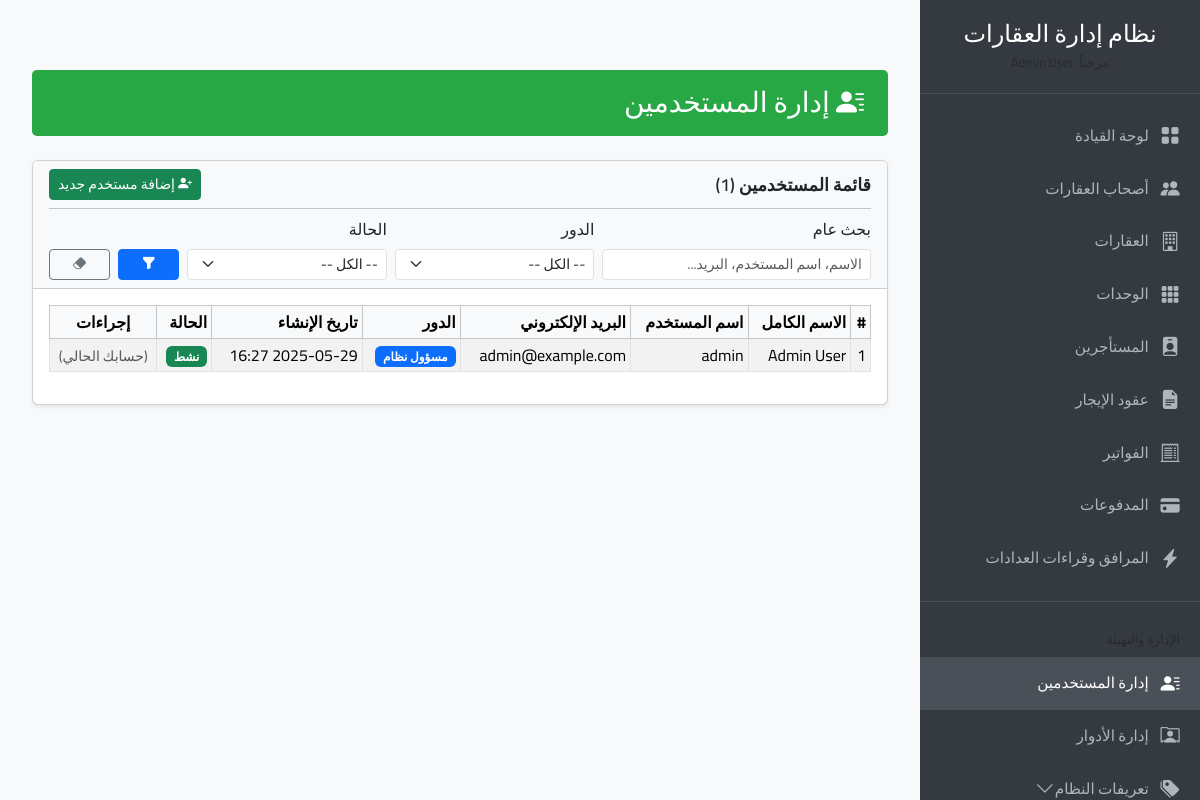
Screenshot of /users/index.php (signed in) with the database file from the repository.
### tables this page shows
CREATE TABLE `users` (
  `id` int(11) NOT NULL,
  `full_name` varchar(150) NOT NULL,
  `username` varchar(50) NOT NULL,
  `email` varchar(100) NOT NULL,
  `password_hash` varchar(255) NOT NULL,
  `role_id` int(11) DEFAULT NULL,
  `created_by_id` int(11) DEFAULT NULL,
  `created_at` timestamp NOT NULL DEFAULT current_timestamp(),
  `is_active` tinyint(1) DEFAULT 1
);

CREATE TABLE `roles` (
  `id` int(11) NOT NULL,
  `role_name` varchar(50) NOT NULL COMMENT 'Internal key for the role, e.g., admin, staff',
  `display_name_ar` varchar(100) NOT NULL COMMENT 'Arabic display name for the role',
  `description` text DEFAULT NULL
);

### includes/functions.php (called while the page is built, shortened)
<?php
function format_date_custom($date_string, $format = 'd M, Y H:i A') {
    try {
        $date = new DateTime($date_string);
        return $date->format($format);
    } catch (Exception $e) {
        error_log("Error formatting date: " . $e->getMessage() . " for string: " . $date_string);
        return $date_string;
    }
}
function base_url($path = '') {
    return rtrim(APP_BASE_URL, '/') . '/' . ltrim($path, '/');
}
function esc_attr($string) {
    return htmlspecialchars((string)$string, ENT_QUOTES, 'UTF-8');
}
function esc_html($string) {
    return htmlspecialchars((string)$string, ENT_NOQUOTES, 'UTF-8');
}
?>

### includes/session_manager.php (called while the page is built, shortened)
<?php
if (!function_exists('set_message')) {
    if (file_exists(__DIR__ . '/functions.php')) {
        require_once __DIR__ . '/functions.php';
    }
}
function get_current_user_id(): ?int {
    return isset($_SESSION['user_id']) ? (int)$_SESSION['user_id'] : null;
}
?>

### users/index.php (the view, shortened to what this page needs)
<?php
$page_title = "إدارة المستخدمين";
require_once __DIR__ . '/../db_connect.php';
require_once __DIR__ . '/../includes/session_manager.php';
require_once __DIR__ . '/../includes/functions.php';
require_once __DIR__ . '/../includes/header_resources.php';
require_once __DIR__ . '/../includes/navigation.php';
$current_page = isset($_GET['page']) && filter_var($_GET['page'], FILTER_VALIDATE_INT, ['options' => ['min_range' => 1]]) ? (int)$_GET['page'] : 1;
$items_per_page = defined('ITEMS_PER_PAGE_INT') ? ITEMS_PER_PAGE_INT : 10;
$offset = ($current_page - 1) * $items_per_page;
$search_term_user = isset($_GET['search']) ? sanitize_input($_GET['search']) : '';
$filter_role_id_user = isset($_GET['role_id']) && filter_var($_GET['role_id'], FILTER_VALIDATE_INT) ? (int)$_GET['role_id'] : '';
$filter_active_user = isset($_GET['is_active']) ? sanitize_input($_GET['is_active']) : '';
$params_for_data_user = [];  $types_for_data_user = "";
$where_sql_user = "";
$total_sql_user = "SELECT COUNT(u.id) as total FROM users u" . $where_sql_user;
$stmt_total_user = $mysqli->prepare($total_sql_user);
$total_users = 0;
if ($stmt_total_user) {
    $stmt_total_user->execute();
    $total_result_user = $stmt_total_user->get_result();
    $total_users = ($total_result_user && $total_result_user->num_rows > 0) ? $total_result_user->fetch_assoc()['total'] : 0;
} else {
    error_log("SQL Prepare Error for counting users: " . $mysqli->error);
}
$sql_user = "SELECT u.id, u.full_name, u.username, u.email, u.created_at, u.is_active, u.role_id, r.display_name_ar as role_display_name, r.role_name as role_name_system
             FROM users u
             LEFT JOIN roles r ON u.role_id = r.id"
           . $where_sql_user . " ORDER BY u.full_name ASC LIMIT ? OFFSET ?";
$current_data_params_user = $params_for_data_user;
$current_data_params_user[] = $items_per_page;
$current_data_params_user[] = $offset;
$current_data_types_user = $types_for_data_user . 'ii';
$users_list = [];
$stmt_user = $mysqli->prepare($sql_user);
if ($stmt_user) {
    if (!empty($current_data_params_user) && $current_data_types_user !== '') {
        $stmt_user->bind_param($current_data_types_user, ...$current_data_params_user);
    } else {
        $stmt_user->bind_param('ii', $items_per_page, $offset);
    }
    $stmt_user->execute();
    $result_user = $stmt_user->get_result();
    $users_list = ($result_user && $result_user->num_rows > 0) ? $result_user->fetch_all(MYSQLI_ASSOC) : [];
} else {
    error_log("SQL Prepare Error for fetching users: " . $mysqli->error);
}
$roles_filter_list = [['id' => '', 'display_name_ar' => '-- الكل --']];
$roles_query_filter_page = "SELECT id, display_name_ar FROM roles ORDER BY display_name_ar ASC";
$roles_result_filter_page = $mysqli->query($roles_query_filter_page);
if ($roles_result_filter_page) {
    while ($role_row_filter_page = $roles_result_filter_page->fetch_assoc()) {
        $roles_filter_list[] = $role_row_filter_page;
    }
}
$user_active_filter_options = [
    '' => '-- الكل --',
    '1' => 'نشط',
    '0' => 'غير نشط'
];
$csrf_token = generate_csrf_token();
?>
<div class="container-fluid">
    <div class="content-header">
        <h1><i class="bi bi-person-lines-fill"></i> <?php echo esc_html($page_title); ?></h1>
    </div>
    <div class="card shadow-sm">
        <div class="card-header bg-light">
            <div class="d-flex justify-content-between align-items-center">
                <h5 class="card-title mb-0">قائمة المستخدمين (<?php echo $total_users; ?>)</h5>
                <button type="button" class="btn btn-success btn-sm" data-bs-toggle="modal" data-bs-target="#userModal" onclick="prepareUserModal('add_user')">
                    <i class="bi bi-person-plus-fill"></i> إضافة مستخدم جديد
                </button>
            </div>
            <hr class="my-2">
            <form method="GET" action="<?php echo base_url('users/index.php'); ?>" class="row gx-2 gy-2 align-items-end">
                <div class="col-md-4 col-lg-4">
                    <label for="search_users_page" class="form-label form-label-sm">بحث عام</label>
                    <input type="text" id="search_users_page" name="search" class="form-control form-control-sm" placeholder="الاسم، اسم المستخدم، البريد..." value="<?php echo esc_attr($search_term_user); ?>">
                </div>
                <div class="col-md-3 col-lg-3">
                    <label for="filter_role_id_user_page" class="form-label form-label-sm">الدور</label>
                    <select id="filter_role_id_user_page" name="role_id" class="form-select form-select-sm">
                        <?php foreach ($roles_filter_list as $role_filter_item): ?>
                            <option value="<?php echo $role_filter_item['id']; ?>" <?php echo ($filter_role_id_user == $role_filter_item['id']) ? 'selected' : ''; ?>><?php echo esc_html($role_filter_item['display_name_ar']); ?></option>
                        <?php endforeach; ?>
                    </select>
                </div>
                <div class="col-md-3 col-lg-3">
                    <label for="filter_active_user_page" class="form-label form-label-sm">الحالة</label>
                    <select id="filter_active_user_page" name="is_active" class="form-select form-select-sm">
                         <?php foreach ($user_active_filter_options as $key => $value): ?>
                            <option value="<?php echo $key; ?>" <?php echo ($filter_active_user === (string)$key && $filter_active_user !== '') ? 'selected' : ''; ?>><?php echo esc_html($value); ?></option>
                        <?php endforeach; ?>
                    </select>
                </div>
                <div class="col-md-1">
                    <button type="submit" class="btn btn-primary btn-sm w-100"><i class="bi bi-funnel-fill"></i></button>
                </div>
                 <div class="col-md-1">
                     <a href="<?php echo base_url('users/index.php'); ?>" class="btn btn-outline-secondary btn-sm w-100" title="مسح الفلاتر"><i class="bi bi-eraser-fill"></i></a>
                </div>
            </form>
        </div>
        <div class="card-body">
            <?php if (empty($users_list) && (!empty($search_term_user) || !empty($filter_role_id_user) || $filter_active_user !== '')): ?>
                <div class="alert alert-warning text-center">لا يوجد مستخدمون يطابقون معايير البحث أو الفلترة.</div>
            <?php elseif (empty($users_list)): ?>
                <div class="alert alert-info text-center">لا يوجد مستخدمون مسجلون حالياً. يمكنك <a href="#" data-bs-toggle="modal" data-bs-target="#userModal" onclick="prepareUserModal('add_user')">إضافة مستخدم جديد</a>.</div>
            <?php else: ?>
            <div class="table-responsive">
                <table class="table table-striped table-hover table-bordered table-sm">
                    <thead class="table-light">
                        <tr>
                            <th>#</th>
                            <th>الاسم الكامل</th>
                            <th>اسم المستخدم</th>
                            <th>البريد الإلكتروني</th>
                            <th>الدور</th>
                            <th>تاريخ الإنشاء</th>
                            <th>الحالة</th>
                            <th class="text-center">إجراءات</th>
                        </tr>
                    </thead>
                    <tbody>
                        <?php $row_num_user = ($current_page - 1) * $items_per_page + 1; ?>
                        <?php foreach ($users_list as $user_item): ?>
                        <tr>
                            <td><?php echo $row_num_user++; ?></td>
                            <td><?php echo esc_html($user_item['full_name']); ?></td>
                            <td><?php echo esc_html($user_item['username']); ?></td>
                            <td><?php echo esc_html($user_item['email']); ?></td>
                            <td><span class="badge bg-<?php echo ($user_item['role_name_system'] === 'admin') ? 'primary' : 'secondary'; ?>"><?php echo esc_html($user_item['role_display_name'] ?? $user_item['role_name_system']); ?></span></td>
                            <td><?php echo format_date_custom($user_item['created_at'], 'Y-m-d H:i'); ?></td>
                            <td>
                                <span class="badge bg-<?php echo $user_item['is_active'] ? 'success' : 'danger'; ?>">
                                    <?php echo $user_item['is_active'] ? 'نشط' : 'غير نشط'; ?>
                                </span>
                            </td>
                            <td class="text-center">
                                <?php if ($user_item['id'] != get_current_user_id()): ?>
                                <button type="button" class="btn btn-sm btn-outline-warning"
                                        onclick="prepareUserModal('edit_user', <?php echo htmlspecialchars(json_encode($user_item), ENT_QUOTES, 'UTF-8'); ?>)"
                                        data-bs-toggle="modal" data-bs-target="#userModal"
                                        title="تعديل المستخدم">
                                    <i class="bi bi-pencil-square"></i>
                                </button>
                                <?php if ($user_item['username'] !== 'admin'): ?>
                                <button type="button" class="btn btn-sm btn-outline-danger sweet-delete-btn delete-user-btn"
                                        data-id="<?php echo $user_item['id']; ?>"
                                        data-name="المستخدم <?php echo esc_attr($user_item['username']); ?>"
                                        data-delete-url="<?php echo base_url('users/user_actions.php?action=delete_user&id=' . $user_item['id'] . '&csrf_token=' . $csrf_token); ?>"
                                        data-additional-message="سيتم حذف المستخدم بشكل نهائي ولا يمكن استعادته."
                                        title="حذف المستخدم">
                                    <i class="bi bi-trash"></i>
                                </button>
                                <?php else: ?>
                                    <button type="button" class="btn btn-sm btn-outline-secondary" disabled title="لا يمكن حذف المستخدم المسؤول الرئيسي"><i class="bi bi-trash"></i></button>
                                <?php endif; ?>
                                 <?php else: ?>
                                    <small class="text-muted">(حسابك الحالي)</small>
                                <?php endif; ?>
                            </td>
                        </tr>
                        <?php endforeach; ?>
                    </tbody>
                </table>
            </div>
            <?php endif; ?>
        </div>
    </div>
</div>
</div>
<?php require_once __DIR__ . '/../includes/footer_resources.php'; ?>

### includes/header_resources.php (style rules this page uses)
body { font-family: 'Cairo', sans-serif; background-color: #f8f9fa; overflow-x: hidden; }
.content-header { background-color: #28a745; color: white; padding: 1rem 1.5rem; margin-bottom: 1.5rem; border-radius: 0.3rem; }
.content-header h1 { margin: 0; font-size: 1.75rem; }
.card-header h5.card-title { font-size: 1.1rem; font-weight: 600; }

### rows the page displays
users: full_name "Admin User", username "admin", email "admin@example.com", role.display_name_ar "مسؤول نظام", created_at "2025-05-29 16:27", is_active "نشط", shows "(حسابك الحالي)"

### other values shown
$app_display_name_nav "نظام إدارة العقارات"
$page_title "إدارة المستخدمين"
$total_users "1"
form field role_id "-- الكل --"
form field is_active "-- الكل --"
